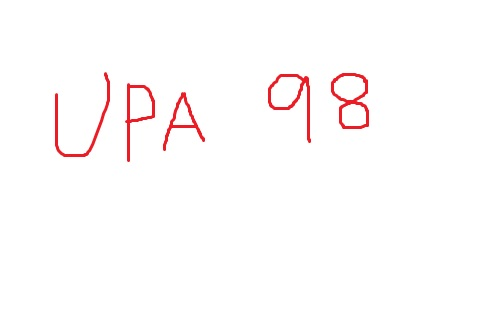
%> input picture Image_processing/extract alphanumerals from BW/input.jpg, 500 x 333 px
$ octave imageproc9.m   (GNU Octave 9; MATLAB toolbox functions it lacks are replaced by stand-ins)
%> lines starting %> are read from the running program, lines starting %| are printed output that depends on the picture
%imageproc9.m : Write a program to convert any RGB to gray scale image
%Fix gray scale image on RHS of RGB image
clc;
clear all;
close all;
file1=input('\nEnter Input Image File Name = ','s');
%> the answer given: ../../../Image_processing/extract alphanumerals from BW/input.jpg
file2=input('Enter Output Image File Name = ','s');
%> the answer given: out.png
x=imread(file1);
%> x is the input picture: size 333x500x3 uint8; mean R, G, B 254.2, 251.5, 251.6
[r,c,d]=size(x);
%> r = 333; c = 500; d = 3
g(1:r,1:c,1)=.2989*x(1:r,1:c,1)+.587*x(1:r,1:c,2)+.114*x(1:r,1:c,3);
y=x; %copying RGB to y
y(1:r,c+1:2*c,1)=g(1:r,1:c,1);
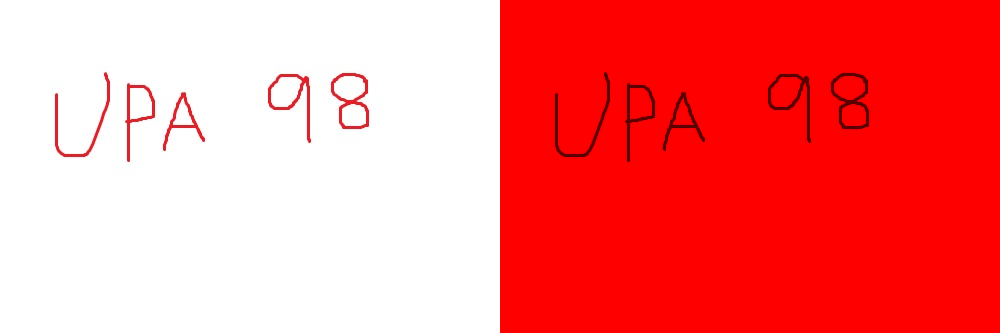
%> y: size 333x1000x3 uint8; mean R, G, B 253.2, 125.7, 125.8
y(1:r,c+1:2*c,2)=g(1:r,1:c,1);
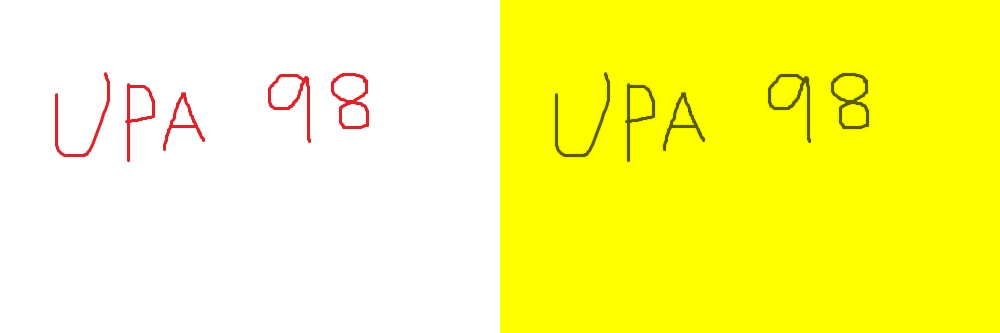
%> y: size 333x1000x3 uint8; mean R, G, B 253.2, 251.9, 125.8
y(1:r,c+1:2*c,3)=g(1:r,1:c,1);
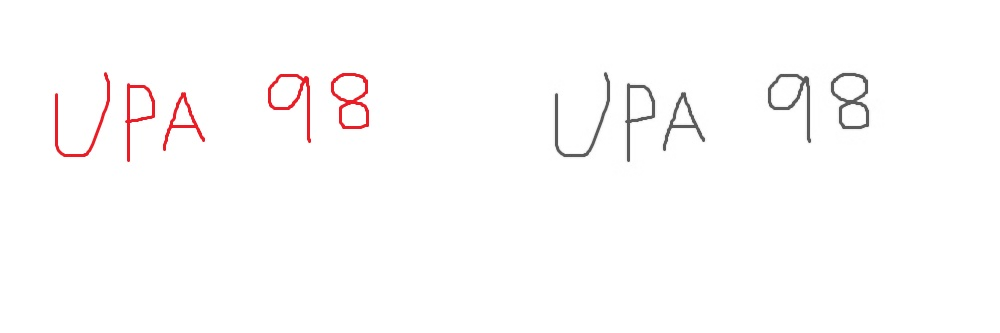
%> y: size 333x1000x3 uint8; mean R, G, B 253.2, 251.9, 251.9
y1=y;
y1(1:r,2*c+1:4*c,1:d)=y(1:r,1:2*c,1:d); %y-axis
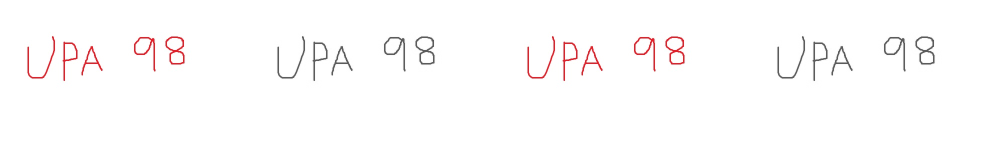
%> y1: size 333x2000x3 uint8 (shown at 1/2 size); mean R, G, B 253.2, 251.9, 251.9
imwrite(y1,file2);
imshow(y1);
%end
